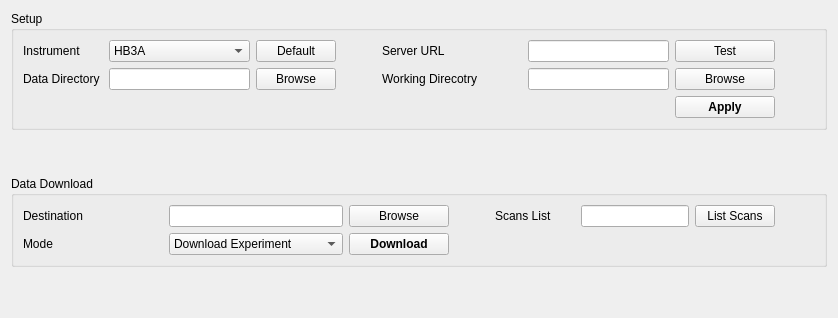
          <widget class="QWidget" name="tab">
           <attribute name="title">
            <string>Setup &amp;&amp; Data Access</string>
           </attribute>
           <layout class="QGridLayout" name="gridLayout_5">
            <item row="6" column="0">
             <spacer name="verticalSpacer_2">
              <property name="orientation">
               <enum>Qt::Vertical</enum>
              </property>
              <property name="sizeHint" stdset="0">
               <size>
                <width>20</width>
                <height>40</height>
               </size>
              </property>
             </spacer>
            </item>
            <item row="3" column="0">
             <spacer name="verticalSpacer_4">
              <property name="orientation">
               <enum>Qt::Vertical</enum>
              </property>
              <property name="sizeType">
               <enum>QSizePolicy::Preferred</enum>
              </property>
              <property name="sizeHint" stdset="0">
               <size>
                <width>20</width>
                <height>40</height>
               </size>
              </property>
             </spacer>
            </item>
            <item row="0" column="0">
             <widget class="QGroupBox" name="groupBox">
              <property name="title">
               <string>Setup</string>
              </property>
              <layout class="QGridLayout" name="gridLayout_11">
               <item row="2" column="2">
                <widget class="QPushButton" name="pushButton_browseLocalDataDir">
                 <property name="text">
                  <string>Browse</string>
                 </property>
                </widget>
               </item>
               <item row="2" column="3">
                <spacer name="horizontalSpacer">
                 <property name="orientation">
                  <enum>Qt::Horizontal</enum>
                 </property>
                 <property name="sizeType">
                  <enum>QSizePolicy::Preferred</enum>
                 </property>
                 <property name="sizeHint" stdset="0">
                  <size>
                   <width>40</width>
                   <height>20</height>
                  </size>
                 </property>
                </spacer>
               </item>
               <item row="2" column="1">
                <widget class="QLineEdit" name="lineEdit_localSpiceDir">
                 <property name="sizePolicy">
                  <sizepolicy hsizetype="Expanding" vsizetype="Fixed">
                   <horstretch>0</horstretch>
                   <verstretch>0</verstretch>
                  </sizepolicy>
                 </property>
                 <property name="toolTip">
                  <string>&lt;html&gt;&lt;head/&gt;&lt;body&gt;&lt;p&gt;Directory for local data storage&lt;/p&gt;&lt;/body&gt;&lt;/html&gt;</string>
                 </property>
                </widget>
               </item>
               <item row="2" column="6">
                <widget class="QPushButton" name="pushButton_browseWorkDir">
                 <property name="text">
                  <string>Browse</string>
                 </property>
                </widget>
               </item>
               <item row="0" column="0">
                <widget class="QLabel" name="label_instrument">
                 <property name="text">
                  <string>Instrument</string>
                 </property>
                </widget>
               </item>
               <item row="2" column="0">
                <widget class="QLabel" name="label_dir">
                 <property name="sizePolicy">
                  <sizepolicy hsizetype="Fixed" vsizetype="Preferred">
                   <horstretch>0</horstretch>
                   <verstretch>0</verstretch>
                  </sizepolicy>
                 </property>
                 <property name="minimumSize">
                  <size>
                   <width>80</width>
                   <height>0</height>
                  </size>
                 </property>
                 <property name="toolTip">
                  <string>&lt;html&gt;&lt;head/&gt;&lt;body&gt;&lt;p&gt;Directory for local data storage&lt;/p&gt;&lt;/body&gt;&lt;/html&gt;</string>
                 </property>
                 <property name="text">
                  <string>Data Directory</string>
                 </property>
                </widget>
               </item>
               <item row="2" column="5">
                <widget class="QLineEdit" name="lineEdit_workDir">
                 <property name="sizePolicy">
                  <sizepolicy hsizetype="Expanding" vsizetype="Fixed">
                   <horstretch>0</horstretch>
                   <verstretch>0</verstretch>
                  </sizepolicy>
                 </property>
                 <property name="toolTip">
                  <string>&lt;html&gt;&lt;head/&gt;&lt;body&gt;&lt;p&gt;Directory to save outcome of the data reduction&lt;/p&gt;&lt;/body&gt;&lt;/html&gt;</string>
                 </property>
                </widget>
               </item>
               <item row="0" column="4">
                <widget class="QLabel" name="label_url">
                 <property name="sizePolicy">
                  <sizepolicy hsizetype="Fixed" vsizetype="Preferred">
                   <horstretch>0</horstretch>
                   <verstretch>0</verstretch>
                  </sizepolicy>
                 </property>
                 <property name="minimumSize">
                  <size>
                   <width>80</width>
                   <height>0</height>
                  </size>
                 </property>
                 <property name="toolTip">
                  <string>&lt;html&gt;&lt;head/&gt;&lt;body&gt;&lt;p&gt;URL of the http server to download HB3A data&lt;/p&gt;&lt;/body&gt;&lt;/html&gt;</string>
                 </property>
                 <property name="text">
                  <string>Server URL</string>
                 </property>
                </widget>
               </item>
               <item row="0" column="6">
                <widget class="QPushButton" name="pushButton_testURLs">
                 <property name="sizePolicy">
                  <sizepolicy hsizetype="Preferred" vsizetype="Fixed">
                   <horstretch>0</horstretch>
                   <verstretch>0</verstretch>
                  </sizepolicy>
                 </property>
                 <property name="minimumSize">
                  <size>
                   <width>100</width>
                   <height>0</height>
                  </size>
                 </property>
                 <property name="maximumSize">
                  <size>
                   <width>200</width>
                   <height>16777215</height>
                  </size>
                 </property>
                 <property name="text">
                  <string>Test</string>
                 </property>
                </widget>
               </item>
               <item row="0" column="1">
                <widget class="QComboBox" name="comboBox_instrument">
                 <item>
                  <property name="text">
                   <string>HB3A</string>
                  </property>
                 </item>
                </widget>
               </item>
               <item row="0" column="5">
                <widget class="QLineEdit" name="lineEdit_url">
                 <property name="sizePolicy">
                  <sizepolicy hsizetype="Expanding" vsizetype="Fixed">
                   <horstretch>0</horstretch>
                   <verstretch>0</verstretch>
                  </sizepolicy>
                 </property>
                </widget>
               </item>
               <item row="2" column="4">
                <widget class="QLabel" name="label_2">
                 <property name="sizePolicy">
                  <sizepolicy hsizetype="Fixed" vsizetype="Preferred">
                   <horstretch>0</horstretch>
                   <verstretch>0</verstretch>
                  </sizepolicy>
                 </property>
                 <property name="minimumSize">
                  <size>
                   <width>140</width>
                   <height>1</height>
                  </size>
                 </property>
                 <property name="maximumSize">
                  <size>
                   <width>140</width>
                   <height>16777215</height>
                  </size>
                 </property>
                 <property name="toolTip">
                  <string>&lt;html&gt;&lt;head/&gt;&lt;body&gt;&lt;p&gt;Directory to save outcome of the data reduction&lt;/p&gt;&lt;/body&gt;&lt;/html&gt;</string>
                 </property>
                 <property name="text">
                  <string>Working Direcotry</string>
                 </property>
                </widget>
               </item>
               <item row="0" column="7">
                <spacer name="horizontalSpacer_4">
                 <property name="orientation">
                  <enum>Qt::Horizontal</enum>
                 </property>
                 <property name="sizeType">
                  <enum>QSizePolicy::Minimum</enum>
                 </property>
                 <property name="sizeHint" stdset="0">
                  <size>
                   <width>40</width>
                   <height>20</height>
                  </size>
                 </property>
                </spacer>
               </item>
               <item row="3" column="6">
                <widget class="QPushButton" name="pushButton_8">
                 <property name="font">
                  <font>
                   <weight>75</weight>
                   <bold>true</bold>
                  </font>
                 </property>
                 <property name="text">
                  <string>Apply</string>
                 </property>
                </widget>
               </item>
               <item row="0" column="2">
                <widget class="QPushButton" name="pushButton_useDefaultDir">
                 <property name="toolTip">
                  <string>&lt;html&gt;&lt;head/&gt;&lt;body&gt;&lt;p&gt;Use default set up&lt;/p&gt;&lt;p&gt;&lt;br/&gt;&lt;/p&gt;&lt;/body&gt;&lt;/html&gt;</string>
                 </property>
                 <property name="text">
                  <string>Default</string>
                 </property>
                </widget>
               </item>
              </layout>
             </widget>
            </item>
            <item row="4" column="0">
             <widget class="QGroupBox" name="groupBox_2">
              <property name="title">
               <string>Data Download</string>
              </property>
              <layout class="QGridLayout" name="gridLayout_12">
               <item row="1" column="1">
                <widget class="QComboBox" name="comboBox_mode">
                 <property name="sizePolicy">
                  <sizepolicy hsizetype="Expanding" vsizetype="Fixed">
                   <horstretch>0</horstretch>
                   <verstretch>0</verstretch>
                  </sizepolicy>
                 </property>
                 <property name="toolTip">
                  <string>&lt;html&gt;&lt;head/&gt;&lt;body&gt;&lt;p&gt;Mode &amp;quot;download&amp;quot;: download data to local disk;&lt;/p&gt;&lt;p&gt;Mode &amp;quot;http server only&amp;quot;: download data to cache, process and delete cached data upon returning&lt;/p&gt;&lt;/body&gt;&lt;/html&gt;</string>
                 </property>
                 <item>
                  <property name="text">
                   <string>Download Experiment</string>
                  </property>
                 </item>
                 <item>
                  <property name="text">
                   <string>Download Selected Scans</string>
                  </property>
                 </item>
                </widget>
               </item>
               <item row="0" column="2">
                <widget class="QPushButton" name="pushButton_browseLocalCache">
                 <property name="sizePolicy">
                  <sizepolicy hsizetype="Fixed" vsizetype="Fixed">
                   <horstretch>0</horstretch>
                   <verstretch>0</verstretch>
                  </sizepolicy>
                 </property>
                 <property name="minimumSize">
                  <size>
                   <width>100</width>
                   <height>0</height>
                  </size>
                 </property>
                 <property name="maximumSize">
                  <size>
                   <width>100</width>
                   <height>16777215</height>
                  </size>
                 </property>
                 <property name="text">
                  <string>Browse</string>
                 </property>
                </widget>
               </item>
               <item row="0" column="1">
                <widget class="QLineEdit" name="lineEdit_localSrcDir">
                 <property name="toolTip">
                  <string>&lt;html&gt;&lt;head/&gt;&lt;body&gt;&lt;p&gt;Cache on local disk.  The dowloaded data will be saved to here. &lt;/p&gt;&lt;/body&gt;&lt;/html&gt;</string>
                 </property>
                </widget>
               </item>
               <item row="1" column="0">
                <widget class="QLabel" name="label_datamode">
                 <property name="sizePolicy">
                  <sizepolicy hsizetype="Fixed" vsizetype="Preferred">
                   <horstretch>0</horstretch>
                   <verstretch>0</verstretch>
                  </sizepolicy>
                 </property>
                 <property name="minimumSize">
                  <size>
                   <width>80</width>
                   <height>0</height>
                  </size>
                 </property>
                 <property name="text">
                  <string>Mode</string>
                 </property>
                </widget>
               </item>
               <item row="0" column="3">
                <spacer name="horizontalSpacer_5">
                 <property name="orientation">
                  <enum>Qt::Horizontal</enum>
                 </property>
                 <property name="sizeType">
                  <enum>QSizePolicy::Preferred</enum>
                 </property>
                 <property name="sizeHint" stdset="0">
                  <size>
                   <width>40</width>
                   <height>20</height>
                  </size>
                 </property>
                </spacer>
               </item>
               <item row="0" column="0">
                <widget class="QLabel" name="label_4">
                 <property name="sizePolicy">
                  <sizepolicy hsizetype="Fixed" vsizetype="Preferred">
                   <horstretch>0</horstretch>
                   <verstretch>0</verstretch>
                  </sizepolicy>
                 </property>
                 <property name="minimumSize">
                  <size>
                   <width>140</width>
                   <height>0</height>
                  </size>
                 </property>
                 <property name="maximumSize">
                  <size>
                   <width>140</width>
                   <height>16777215</height>
                  </size>
                 </property>
                 <property name="text">
                  <string>Destination</string>
                 </property>
                </widget>
               </item>
               <item row="0" column="4">
                <widget class="QLabel" name="label">
                 <property name="sizePolicy">
                  <sizepolicy hsizetype="Fixed" vsizetype="Preferred">
                   <horstretch>0</horstretch>
                   <verstretch>0</verstretch>
                  </sizepolicy>
                 </property>
                 <property name="minimumSize">
                  <size>
                   <width>80</width>
                   <height>0</height>
                  </size>
                 </property>
                 <property name="text">
                  <string>Scans List</string>
                 </property>
                </widget>
               </item>
               <item row="0" column="5">
                <widget class="QLineEdit" name="lineEdit_downloadScans"/>
               </item>
               <item row="0" column="6">
                <widget class="QPushButton" name="pushButton_ListScans">
                 <property name="text">
                  <string>List Scans</string>
                 </property>
                </widget>
               </item>
               <item row="0" column="7">
                <spacer name="horizontalSpacer_2">
                 <property name="orientation">
                  <enum>Qt::Horizontal</enum>
                 </property>
                 <property name="sizeType">
                  <enum>QSizePolicy::Minimum</enum>
                 </property>
                 <property name="sizeHint" stdset="0">
                  <size>
                   <width>40</width>
                   <height>20</height>
                  </size>
                 </property>
                </spacer>
               </item>
               <item row="1" column="2">
                <widget class="QPushButton" name="pushButton_downloadExpData">
                 <property name="font">
                  <font>
                   <weight>75</weight>
                   <bold>true</bold>
                  </font>
                 </property>
                 <property name="toolTip">
                  <string>&lt;html&gt;&lt;head/&gt;&lt;body&gt;&lt;p&gt;&lt;span style=&quot; font-weight:400;&quot;&gt;Download scans specified by 'Scans List'; &lt;/span&gt;&lt;/p&gt;&lt;p&gt;&lt;span style=&quot; font-weight:400;&quot;&gt;If 'Scans List' is empty, then the complete experiment data will be downloaded&lt;/span&gt;&lt;/p&gt;&lt;/body&gt;&lt;/html&gt;</string>
                 </property>
                 <property name="text">
                  <string>Download</string>
                 </property>
                </widget>
               </item>
              </layout>
             </widget>
            </item>
           </layout>
          </widget>
